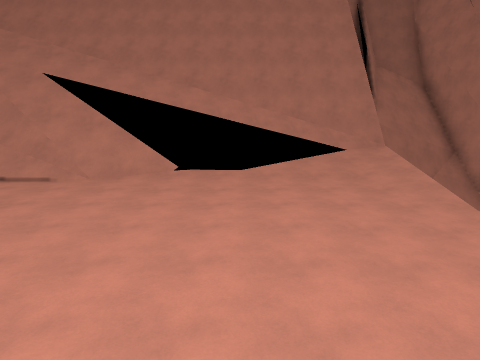
[1] (above)

13 first-person views from a walk through a Godot game level. The camera is 1.4 m above the floor, tilts 4° down and sees 70° across. The floor is counted in squares, 2 m on a side. Each view is taken from the middle of a square. On the plan, view 1 faces up. The plan holds only what a view shows up to about 11 squares ahead; the rest is blank. The place goes on beyond the plan. Flat picture figures and markers are left out.

[2]
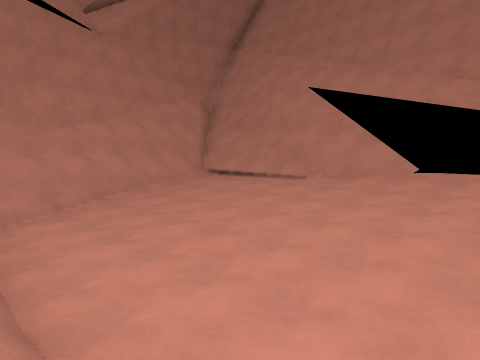

[3]
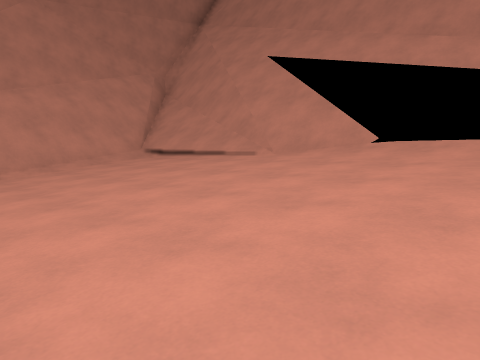

[4]
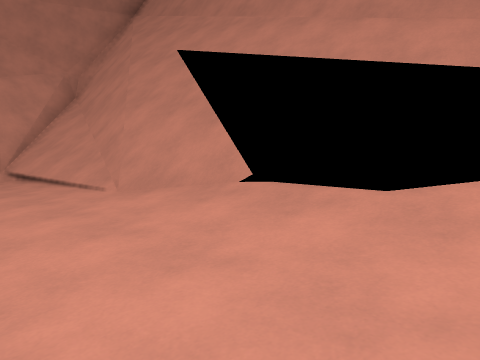

[5]
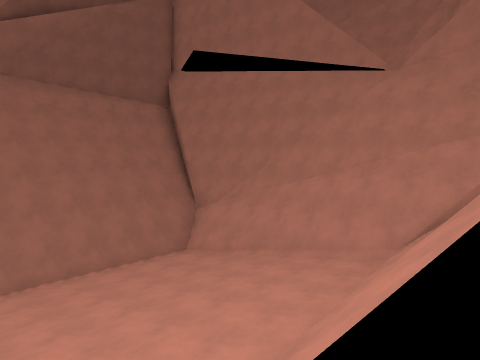

[6]
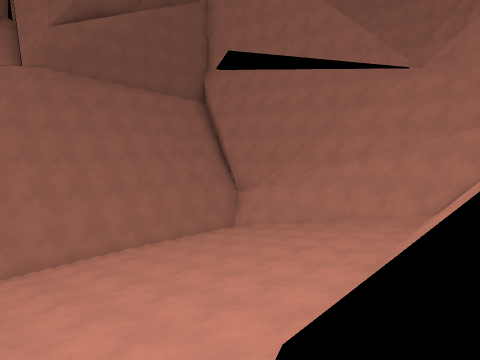

[7]
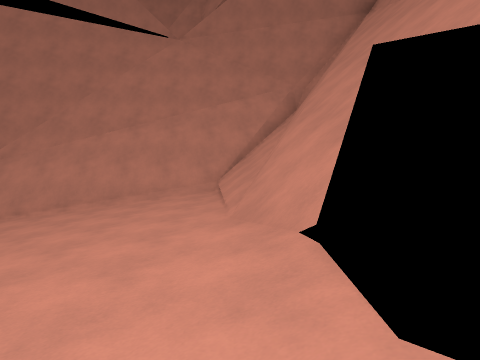

[8]
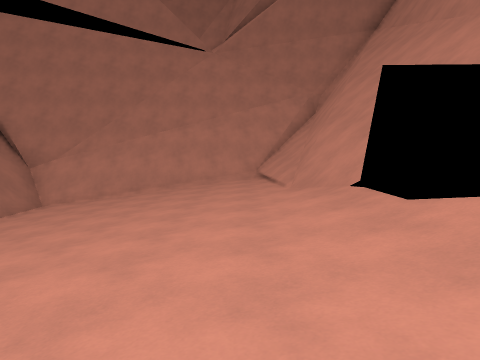

[9]
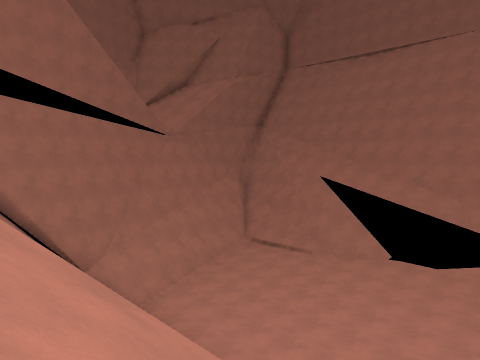

[10]
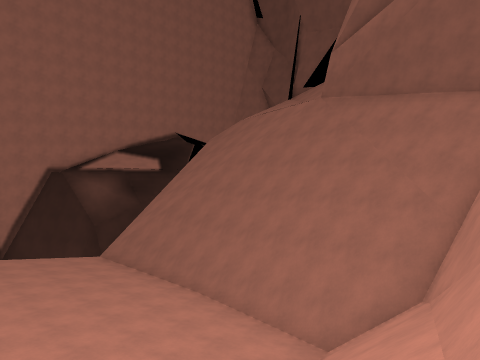

[11]
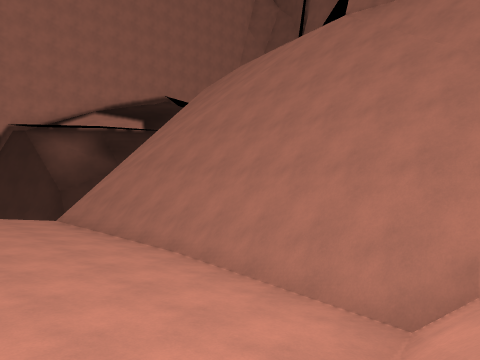

[12]
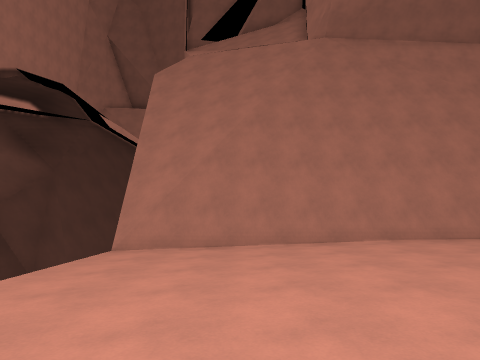

[13]
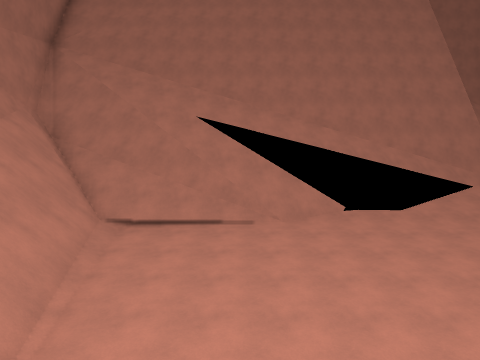

### Floor plan
Key: @ floor where view 1 was taken; # wall or solid block; . main floor; - floor 0.75 m lower than the main floor; _ floor 1.5 m lower than the main floor; / step, stairs or slope; = window, fence, low wall or low ledge; v drop or lower ground.
Columns run from 11 left of view 1 to 4 right of it. Each row starts with its distance up from view 1.
 11 ###########
 10 #vv//////#######
  9 #####//////////v
  8  #==##==///////
  7  #////////..../
  6  #///..........
  5  ##//..........
  4   #//.........-
  3   #//----------
  2   ##/--------__
  1    #//________/
  0    #///////@///
 -1    #///////////
 -2    ##//////////
 -3     ##/////////
 -4      ###///////
 -5        ##///
 -6         ##

Where each view was taken, in squares from view 1:
view 1: 0 up, 0 right, facing up
view 2: 0 up, 1 right, facing up-left
view 3: 2 up, 1 right, facing up-left
view 4: 5 up, 1 right, facing up-left
view 5: 9 up, 0 right, facing down-left
view 6: 9 up, 2 right, facing down-left
view 7: 7 up, 1 right, facing left
view 8: 6 up, 3 right, facing left
view 9: 4 down, 3 right, facing up-left
view 10: 6 up, 9 left, facing down-right
view 11: 4 up, 7 left, facing down-right
view 12: 7 up, 1 right, facing down
view 13: 1 down, 4 left, facing up
